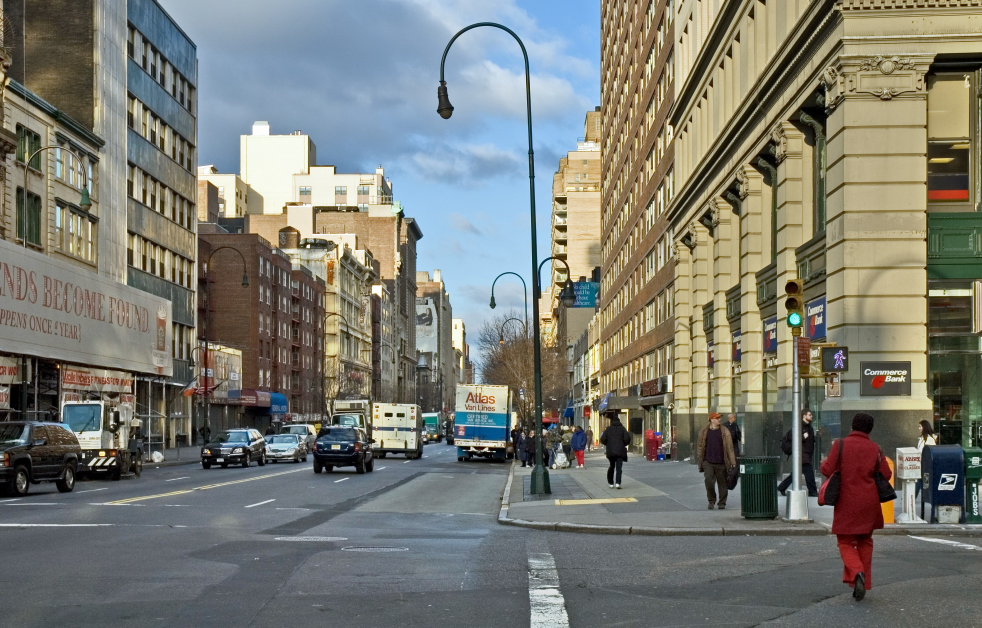
#> input picture images/city.jpg, 2945 x 1883 px, given in place of the camera (shown at 1/3 size)
$ python main.py
#> lines starting #> are read from the running program, lines starting #| are printed output that depends on the picture; after the words box and inside, x2 and y2 are one past the last pixel; in counts of white or black regions, pixels touching at a corner belong together
import cv2

# Load the pre-trained Haar Cascade face detector
face_cascade = cv2.CascadeClassifier('haarcascade_frontalface_default.xml')

# Open a connection to the webcam (0 is usually the default camera)
cap = cv2.VideoCapture(0)

while True:
    # Read a frame from the webcam
    ret, frame = cap.read()
#> frame is the input picture: shape (1883, 2945, 3); mean B, G, R 114.6, 122.8, 121.6

    # Convert the frame to grayscale
    gray = cv2.cvtColor(frame, cv2.COLOR_BGR2GRAY)
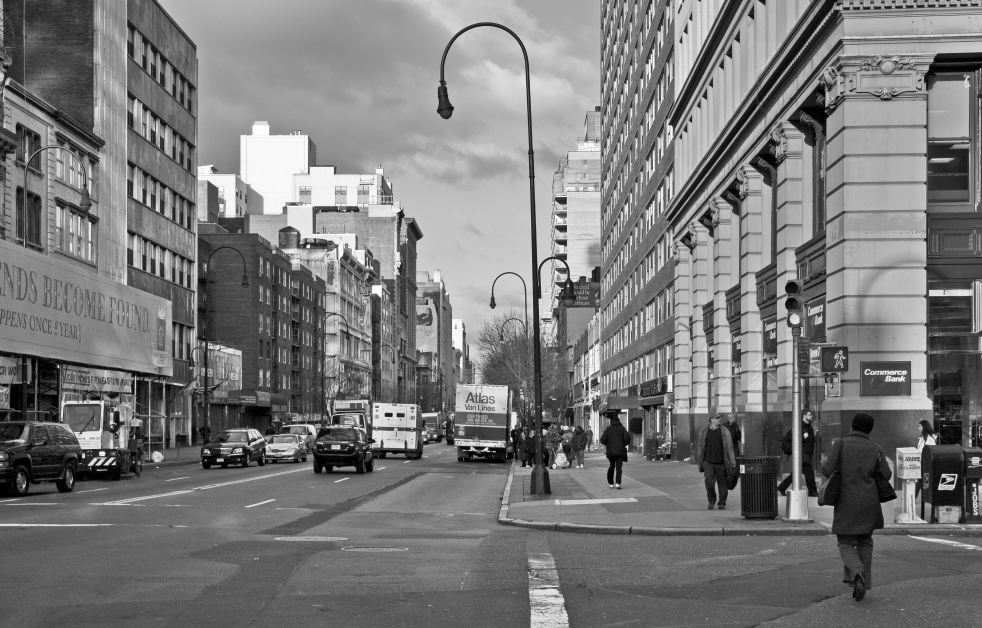
#> gray: shape (1883, 2945) (shown at 1/3 size); min 0, max 255, mean 121.5

    # Detect faces in the frame
    faces = face_cascade.detectMultiScale(gray, 1.1, 4)
#> faces = [[650, 566, 26, 26], [2013, 930, 60, 60], [2013, 974, 59, 59], [2538, 1612, 62, 62], [1689, 1015, 67, 67], [2122, 1154, 85, 85], [1588, 929, 90, 90], [2203, 1141, 96, 96], [1213, 1024, 119, 119], [2197, 590, 145, 145], [2299, 684, 178, 178]]

    # Draw rectangles around the faces
    for (x, y, w, h) in faces:
        cv2.rectangle(frame, (x, y), (x+w, y+h), (255, 0, 0), 2)
#> this loop made 11 passes

    # Get the height and width of the frame
    height, width = frame.shape[:2]
#> height = 1883; width = 2945

    # Set the desired width for the window
    desired_width = 800

    # Calculate the corresponding height to maintain the aspect ratio
    desired_height = int((desired_width / width) * height)
#> desired_height = 511

    # Resize the frame
    frame = cv2.resize(frame, (desired_width, desired_height))
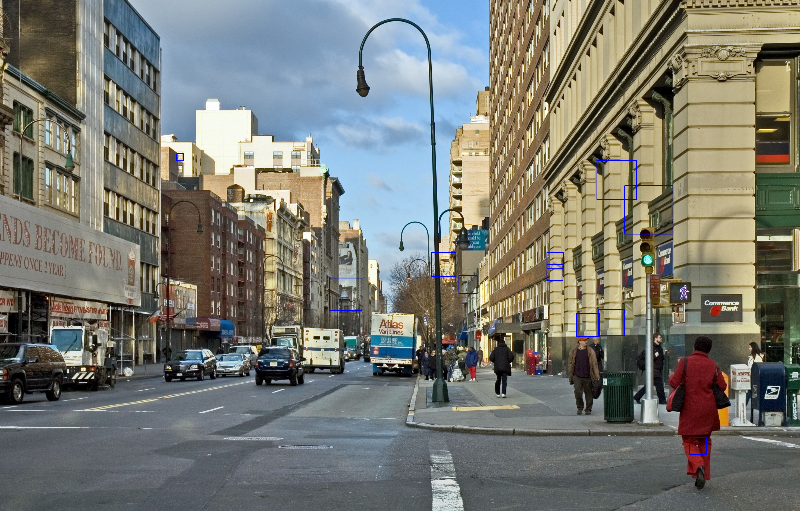
#> frame: shape (511, 800, 3); mean B, G, R 114.8, 122.4, 121.3

    # Display the frame in a window named 'img'
    cv2.imshow('img', frame)

    # Check for the 'Esc' key to exit the loop
    if cv2.waitKey(1) == 27:  # 27 is the ASCII code for the 'Esc' key
#> (key Esc is pressed here)
        break

# Release the webcam and close the window
cap.release()
cv2.destroyAllWindows()

$ run again, on images/test.jpeg
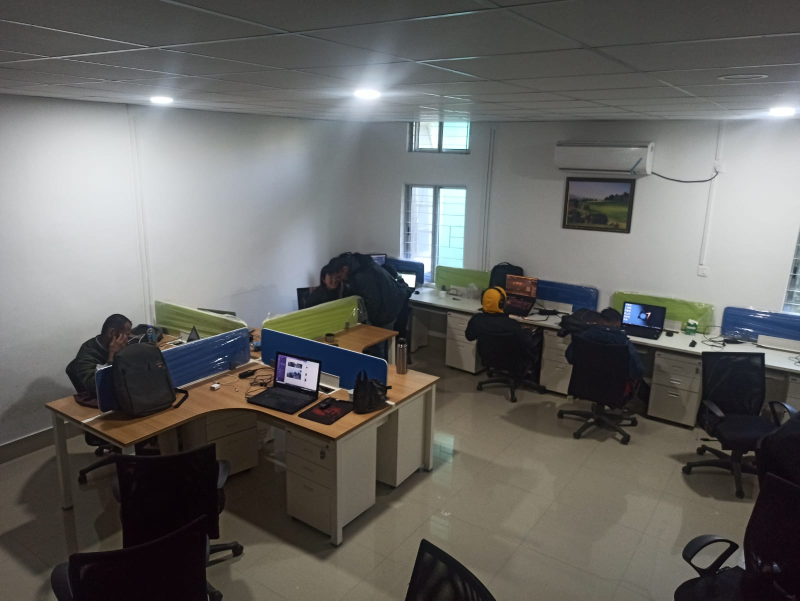
#> input picture images/test.jpeg, 1600 x 1201 px, given in place of the camera (shown at 1/2 size)
#> frame is the input picture: shape (1201, 1600, 3); mean B, G, R 99.2, 102, 102.8
#> faces = [[562, 711, 55, 55], [1523, 786, 57, 57]]
#> the loop `for (x, y, w, h) in faces:` made 2 passes
#> after the loop `for (x, y, w, h) in faces:`:
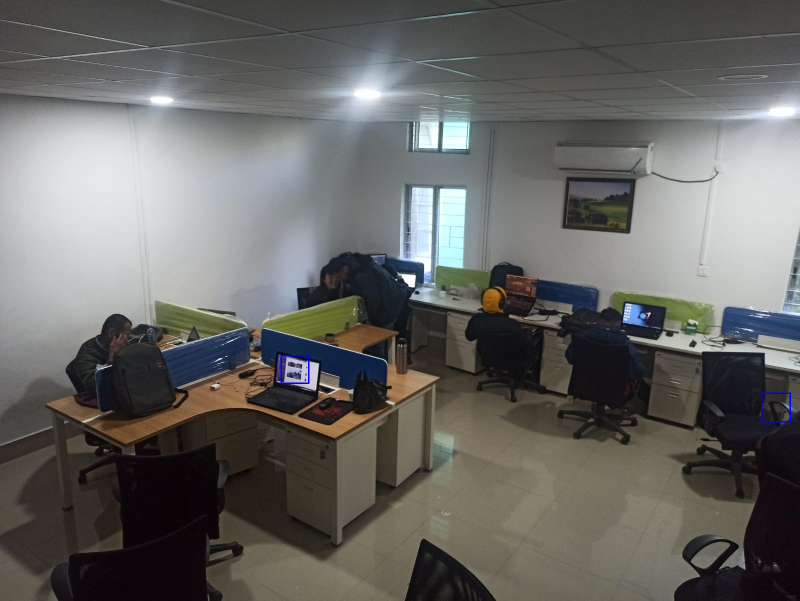
#> frame: shape (1201, 1600, 3) (shown at 1/2 size); 0.07% of pixels changed, all inside (x1, y1, x2, y2) = (561, 710, 1582, 845)
#> `frame = cv2.resize(frame, (desired_width, desired_height))`:
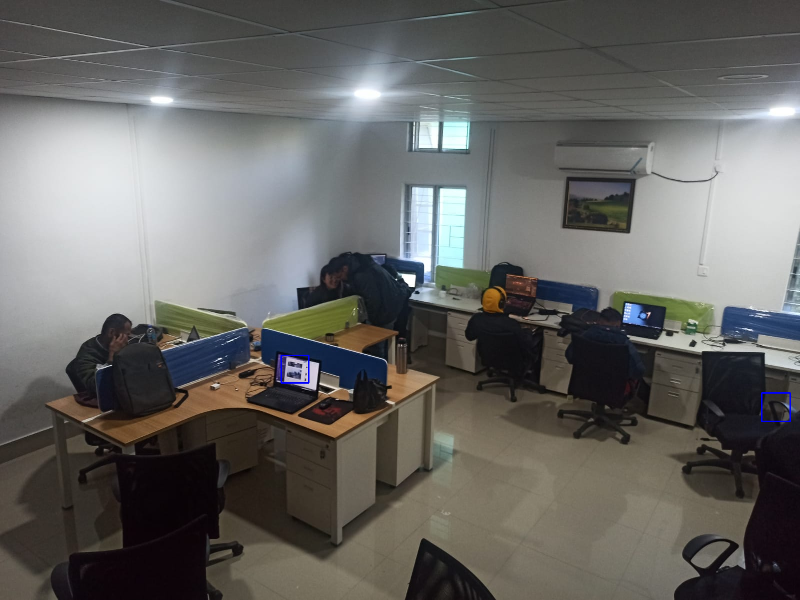
#> frame: shape (600, 800, 3); mean B, G, R 99.2, 101.8, 102.6
